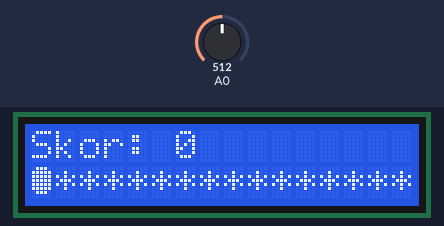
Recording of a sketch running on a simulated Arduino Uno, built with avr-gcc and run on an emulated ATmega328P. On the bench: 16×2 character LCD. Inputs (shaded band) come from the test bench; at power-on: A0 = 512. At 4.3 s the program stops and its outputs stay as they are.

Above: at 0.91 s.
1.3 s: A0 set to 6
At 1.51 s:
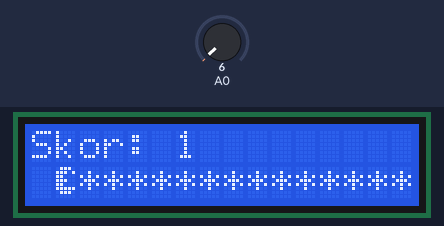
At 4.7 s:
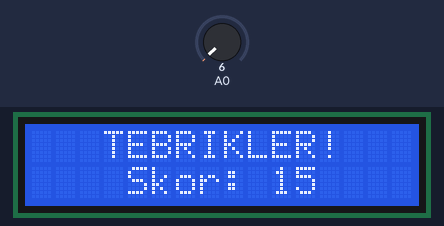
Timing chart, 0 to 5.8 s (numbered marks = the images above; inputs shaded):
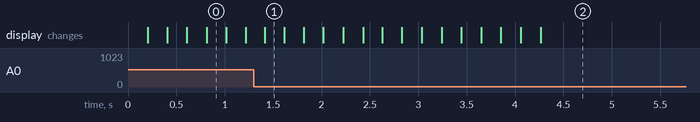

Measured:
- after the input at 1.3 s, the display: changes after 0.12 s (image 1)

The sketch:

PacMan.ino
```cpp
#include <LiquidCrystal.h>

LiquidCrystal lcd(8, 9, 4, 5, 6, 7);

byte kapali_agiz[8] = { B01110, B11111, B11111, B11111, B11111, B11111, B01110, B00000 };
byte acik_agiz[8]   = { B01110, B11101, B11000, B11100, B11000, B11111, B01110, B00000 };

#define SAG   0
#define UST   1
#define ALT   2
#define SOL   3
#define YOK   4

int px = 0;
int skor = 0;
bool agiz_durumu = false;
char alt_satir[16];

unsigned long sonHareket = 0;

int tus_oku() {
  int deger = analogRead(0);
  if (deger > 1000) return YOK;
  if (deger < 50)   return SAG;
  if (deger < 250)  return UST;
  if (deger < 450)  return ALT;
  if (deger < 650)  return SOL;
  return YOK;
}

void setup() {
  lcd.begin(16, 2);

  lcd.createChar(0, kapali_agiz);
  lcd.createChar(1, acik_agiz);

  for(int x = 0; x < 16; x++) {
    alt_satir[x] = '*';
  }
  alt_satir[px] = ' ';
}

void loop() {
  int tus = tus_oku();

  if(millis() - sonHareket > 200) {
    if(tus == SOL) {
      px--;
      if(px < 0) px = 0;
    }
    else if(tus == SAG) {
      px++;
      if(px > 15) px = 15;
    }

    if(alt_satir[px] == '*') {
      skor++;
      alt_satir[px] = ' ';
    }

    agiz_durumu = !agiz_durumu;
    sonHareket = millis();
  }

  lcd.setCursor(0, 0);
  lcd.print("Skor: ");
  lcd.print(skor);
  lcd.print("       ");

  lcd.setCursor(0, 1);
  for(int x = 0; x < 16; x++) {
    if(x == px) {
      lcd.write(agiz_durumu ? byte(1) : byte(0));
    } else {
      lcd.print(alt_satir[x]);
    }
  }

  if (skor >= 15) {
    lcd.clear();
    lcd.setCursor(3, 0); lcd.print("TEBRIKLER!");
    lcd.setCursor(4, 1); lcd.print("Skor: 15");
    while(1);
  }
}
```
